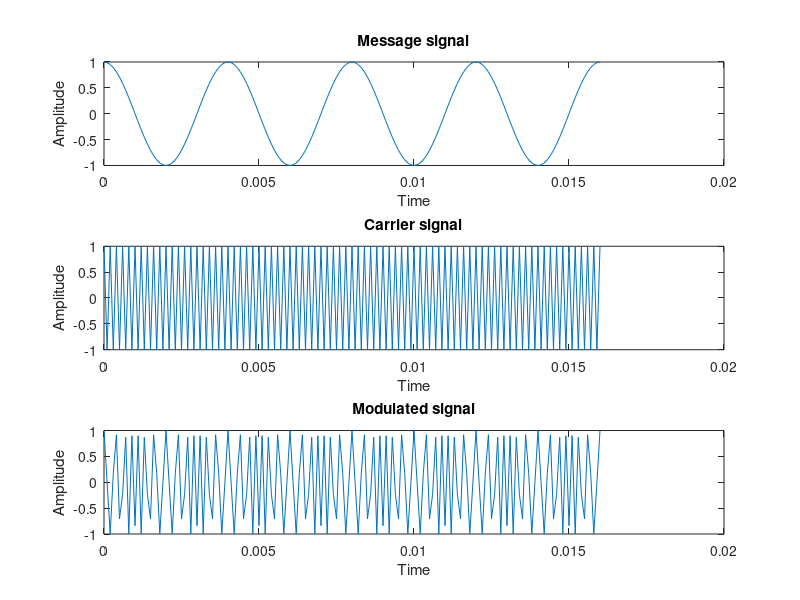
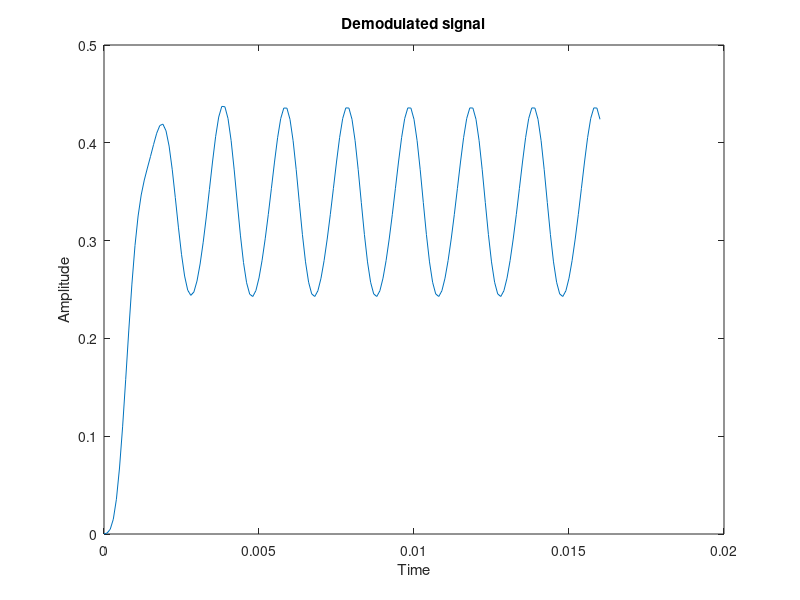

These charts were generated, in order, by the following MATLAB code:
clc;
clear;
close all;
fs=10000;
fc=5000;
fm=250;
beta=10;
t=0:1/fs:4/fm;
Am=1;
Ac=1;
x1=Am*cos(2*pi*fm*t);
figure(1)
subplot(311)
plot(t,x1)
xlabel('Time')
ylabel('Amplitude')
title('Message signal')
x2=Ac*cos(2*pi*fc*t);
subplot(312)
plot(t,x2)
xlabel('Time')
ylabel('Amplitude')
title('Carrier signal') 
ma=Am/Ac;
x3=Ac*cos((2*pi*fc*t)+beta*sin(2*pi*fm*t));
subplot(313)
plot(t,x3)
xlabel('Time')
ylabel('Amplitude')
title('Modulated signal')
for i=1:length(x3)
    if x3(i)<0
        x3(i)=0;
    end
end
[b,a]=butter(6,0.1570);
demod_sig=filter(b,a,x3);
figure(2)
plot(t,demod_sig)
xlabel('Time')
ylabel('Amplitude')
title('Demodulated signal')
